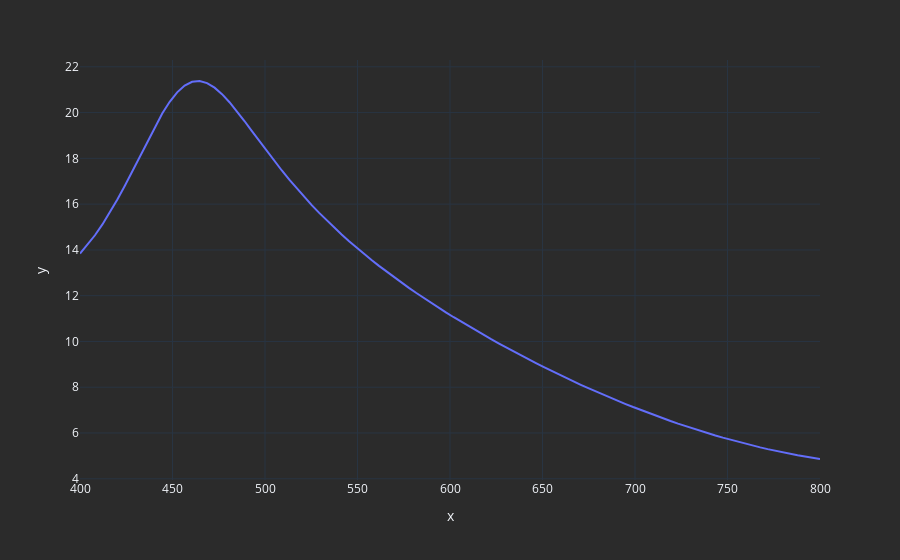

Source (notebook cell):
### Code cell
import plotly.express as px

fig = px.line(x=lbda, y=res.psi)
fig.show()
